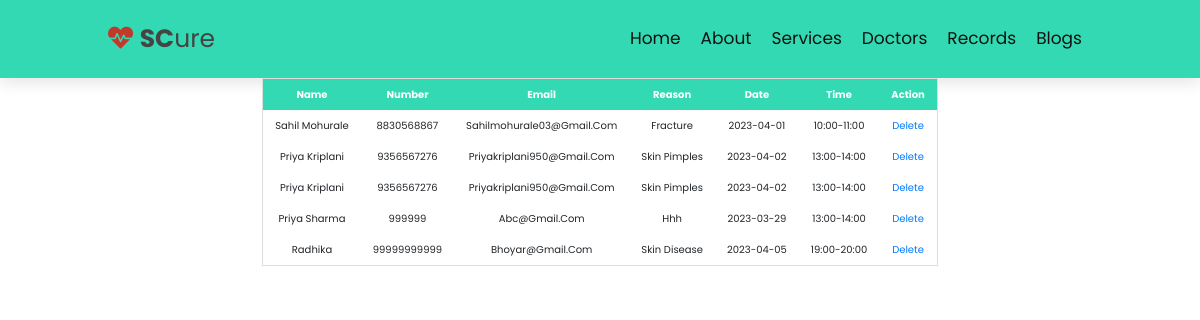
/info.php, run on the app's committed database.
### tables this page shows
CREATE TABLE `appointment` (
  `name` varchar(255) DEFAULT NULL,
  `number` varchar(255) DEFAULT NULL,
  `email` varchar(255) DEFAULT NULL,
  `reason` varchar(255) DEFAULT NULL,
  `date` varchar(255) DEFAULT NULL,
  `time` varchar(255) DEFAULT NULL
);

### info.php (the view, shortened to what this page needs)
<!DOCTYPE html>
<html>
<head>
    <link rel="stylesheet" href="https://cdn.jsdelivr.net/npm/bootstrap@4.0.0/dist/css/bootstrap.min.css">
    <link rel="stylesheet" href="https://cdnjs.cloudflare.com/ajax/libs/font-awesome/5.15.4/css/all.min.css">
    <link rel="stylesheet" href="css/style.css">
</head>
<body>
<header class="header">
<a href="#" class="logo"> <i class="fas fa-heartbeat"></i> <strong>SC</strong>ure </a>
<nav class="navbar">
<a href="index.php">home</a>
    <a href="about.html">about</a>
    <div class="dropdown">
   <a class="services" href="#services">services</a>
  </div>
    <a href="doctors.html">doctors</a>
    <div class="dropdown">
   <a class="services" href="#services">Records</a>
  </div>
    <a href="blogs.html">blogs</a>
</nav>
</header>
<?php
$conn = mysqli_connect('localhost', 'root', '', 'scure') or die('connection failed');
$query = mysqli_query($conn, "SELECT * FROM `appointment`");
$appointments = mysqli_fetch_all($query, MYSQLI_ASSOC);
if (mysqli_num_rows($query) > 0) {
  echo '<table>';
  echo '<tr><th>Name</th><th>Number</th><th>Email</th><th>Reason</th><th>Date</th><th>Time</th><th>Action</th></tr>';
  foreach ($appointments as $appointment) {
    echo '<tr>';
    echo '<td>' . $appointment['name'] . '</td>';
    echo '<td>' . $appointment['number'] . '</td>';
    echo '<td>' . $appointment['email'] . '</td>';
    echo '<td>' . $appointment['reason'] . '</td>';
    echo '<td>' . $appointment['date'] . '</td>';
    echo '<td>' . $appointment['time'] . '</td>';
    echo '<td><a href="info.php?id=' . $appointment['email'] . '">Delete</a></td>';
    echo '</tr>';
  }
  echo '</table>';
} else {
  echo 'No appointments found.';
}
?>
</body>
</html>

### css/style.css (style rules this page uses)
:root { --green:#16a085; --black:#444; --light-color:#111; --box-shadow:.5rem .5rem 0 rgba(22, 160, 133, .2); --text-shadow:.4rem .4rem 0 rgba(0, 0, 0, .2); --border:.2rem solid var(--green); }
* { font-family: 'Poppins', sans-serif; margin:0; padding: 0; box-sizing: border-box; outline: none; border: none; text-transform: capitalize; transition: all .2s ease-out; text-decoration: none; }
html { font-size: 62.5%; overflow-x: hidden; scroll-padding-top: 7rem; scroll-behavior: smooth; }
.header { padding:2rem 9%; position: static; top:0; left: 0; right: 0; z-index: 1000; box-shadow: 0 .5rem 1.5rem rgba(0, 0, 0, .1); display: flex; align-items: center; justify-content: space-between; background: #33d9b2; }
.header .logo { font-size: 2.5rem; color: var(--black); }
.header .logo i { color: #c0392b; }
.header .navbar a { font-size: 1.7rem; color: var(--light-color); margin-left: 2rem; }
.dropdown { position: relative; display: inline-block; }

### info.php (style rules this page uses)
table { border: 1px solid #ddd; border-collapse: collapse; margin: 0 auto; text-align: center; }
th, td { padding: 8px 12px; }
th { background-color: #33d9b2; color: #fff; }

### data on the page
appointment: name "Sahil Mohurale", number "8830568867", email "Sahilmohurale03@gmail.com", reason "Fracture", date "2023-04-01", time "10:00-11:00"
appointment: name "Priya Kriplani", number "9356567276", email "Priyakriplani950@gmail.com", reason "Skin Pimples", date "2023-04-02", time "13:00-14:00"
appointment: name "Priya Kriplani", number "9356567276", email "Priyakriplani950@gmail.com", reason "Skin Pimples", date "2023-04-02", time "13:00-14:00"
appointment: name "Priya Sharma", number "999999", email "Abc@gmail.com", reason "Hhh", date "2023-03-29", time "13:00-14:00"
appointment: name "Radhika", number "99999999999", email "Bhoyar@gmail.com", reason "Skin Disease", date "2023-04-05", time "19:00-20:00"
